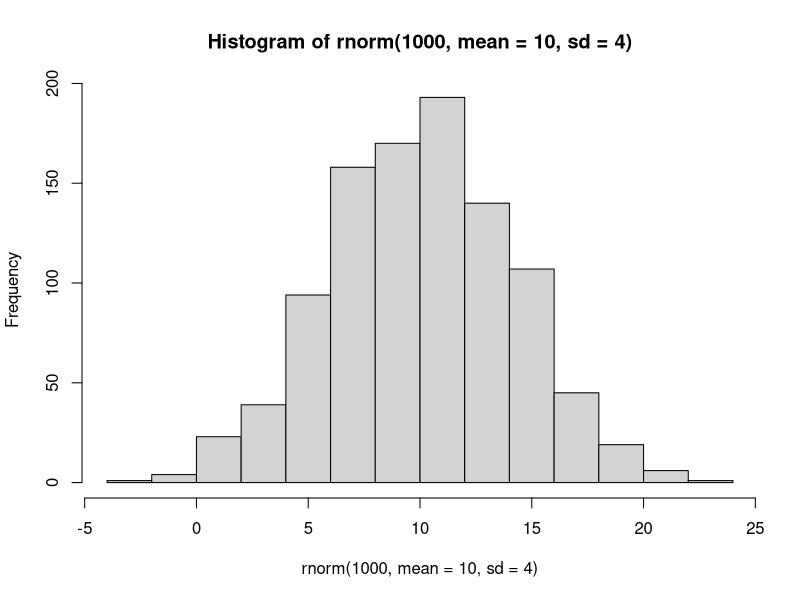
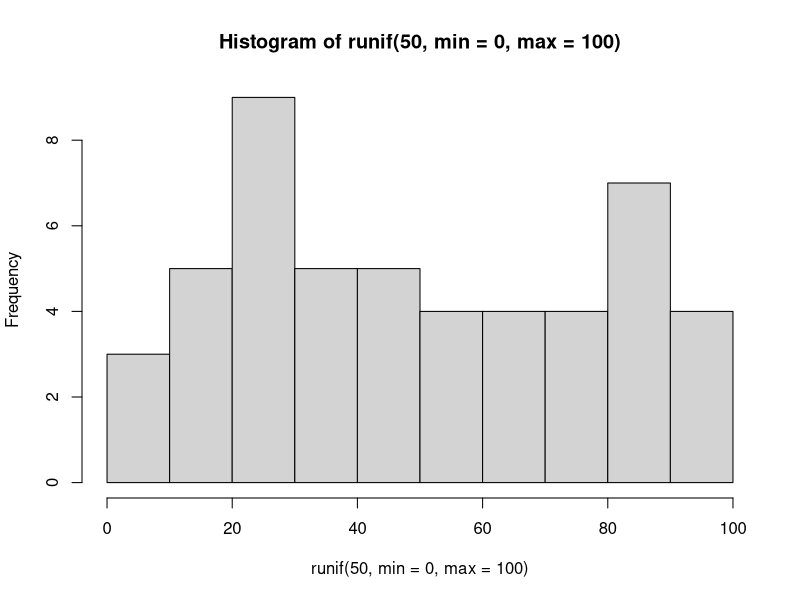
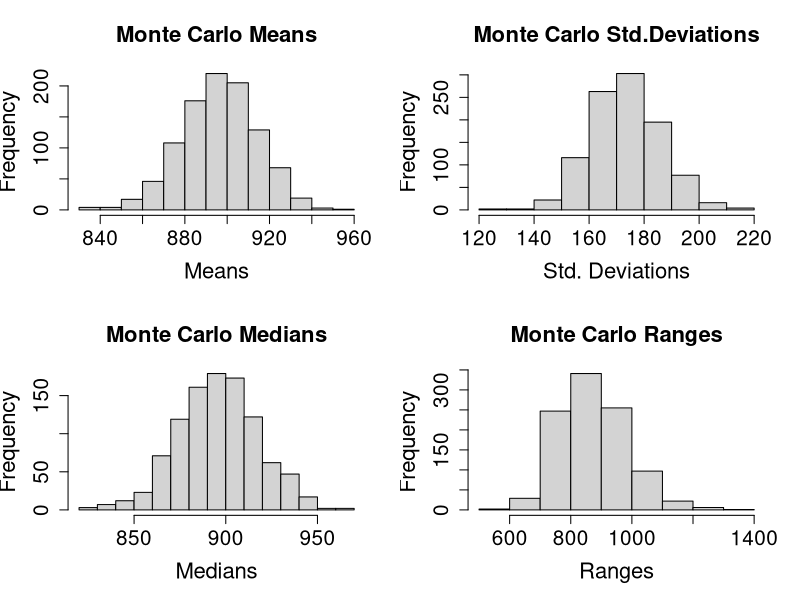
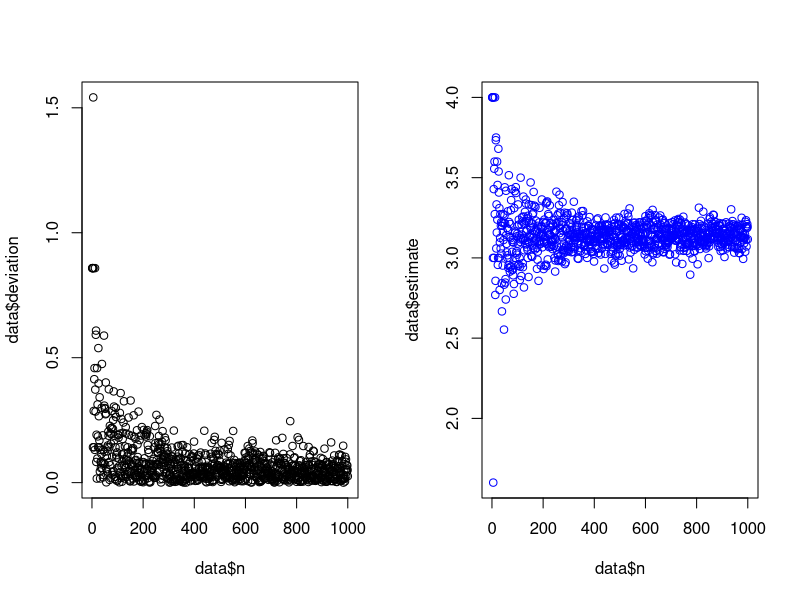
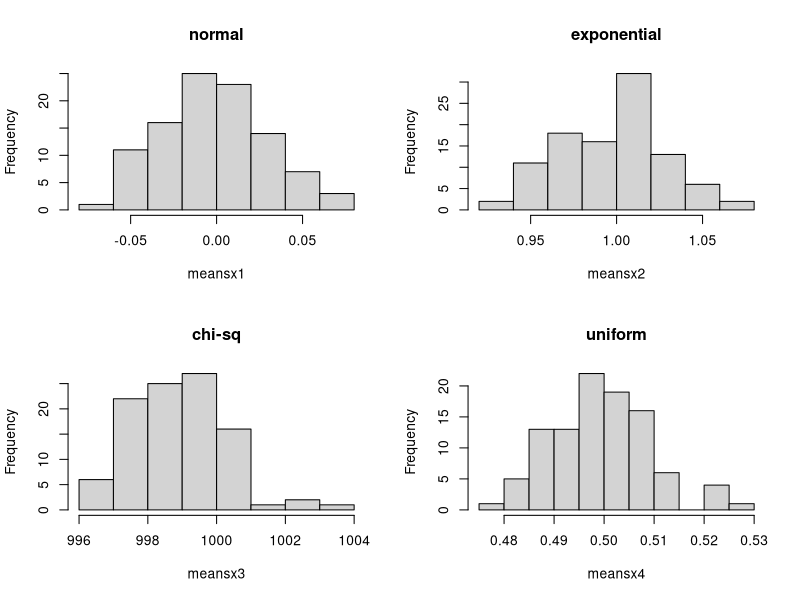

Source code (R) for these figures, in order:
## ---- chunk 1
rnorm(1000, mean=10, sd=4)
hist(rnorm(1000, mean=10, sd=4))
## ---- chunk 2
rbinom(6,size=1,prob=0.5)

## ---- chunk 3
hist(runif(50,min=0,max=100))

## ---- chunk 4
m <-1000
n <-100
x <-matrix(rnorm((m*n),896,174), nrow=m)
means <-apply(x,MARGIN=1,FUN=mean)
sdevs<-apply(x,MARGIN=1,FUN=sd)
medians <-apply(x,MARGIN=1,FUN=median)
ranges <-apply(apply(x,MARGIN=1,FUN=range),MARGIN=2,FUN=diff)

par(mfrow=c(2,2)) # Creates a 2x2 graphics window.
hist(means,xlab="Means",ylab="Frequency", main="Monte Carlo Means",cex.axis=1.5,cex.lab=1.6,cex.main=1.6)
hist(sdevs,xlab="Std. Deviations",ylab= "Frequency",main="Monte Carlo Std.Deviations",cex.axis=1.5,cex.lab=1.6,cex.main=1.6)
hist(medians,xlab="Medians",ylab="Frequency", main="Monte Carlo Medians",cex.axis=1.5,cex.lab=1.6,cex.main=1.6)
hist(ranges,xlab="Ranges",ylab="Frequency", main="Monte Carlo Ranges",cex.axis=1.5,cex.lab=1.6,cex.main=1.6)
## ---- chunk 5
library(tidyverse)
pai <- function(a) {
  estimates = 1:a
  for (i in 1:a) {
    x <- runif(i, min=-1,max=1)
    y <- runif(i, min=-1, max=1)
    points = data.frame(x,y)
    df <- points %>% 
      mutate(x2 = x^2) %>% 
      mutate(y2 = y^2) %>% 
      mutate(loc = (x2+y2))

    points_in_circle <- length(df[df$loc <= 1,3])
    P = points_in_circle/nrow(points)
    pai <- 4*P
    estimates[i] = pai
  }
  df2 = data.frame(
    n = 1:a,
    pi = rep(3.1416, a),
    estimate = estimates
  )
  df2 <- df2 %>% mutate(deviation = abs(pi-estimate))
  return(df2)
}

data = pai(1000)
par(mfrow=c(1,2))
plot(data$n, data$deviation)
plot(data$n, data$estimate, col='blue')
## ---- chunk 6
estimator <- function(n) {
  samp <- rnorm(n)
  S_mean <- mean(samp)
  S_20mean <- mean(samp, trim=0.2)
  S_med <- median(samp)
  results <- c(S_mean, S_20mean, S_med)
  names(results) <- c("mean","trimmed","median")
  return(results)
}

m <- 1000
n <- 100
mu <- 3
sd <- 2


x <- matrix(rnorm((m*n), mu, sd), ncol=m)
est <- apply(x,MARGIN=2, FUN=estimator)
bias<- abs(mu-est)
rowMeans(est)
rowMeans(bias)
## ---- chunk 7
clt <- function(m,n) {
  x_norm <- matrix(rnorm((m*n)), nrow=m)
  x_exp <- matrix(rexp((m*n), rate=1), nrow=m)
  x_chisq <- matrix(rchisq((m*n), df=n-1), nrow=m)
  x_unif <- matrix(runif((m*n)), nrow=m)
  
  meansx1 <-apply(x_norm,MARGIN=1,FUN=mean)
  meansx2 <-apply(x_exp,MARGIN=1,FUN=mean)
  meansx3 <-apply(x_chisq,MARGIN=1,FUN=mean)
  meansx4 <-apply(x_unif,MARGIN=1,FUN=mean)
  
  par(mfrow=c(2,2))
  hist(meansx1, main='normal')
  hist(meansx2, main='exponential')
  hist(meansx3, main='chi-sq')
  hist(meansx4, main='uniform')
  
}

clt(100,1000)
